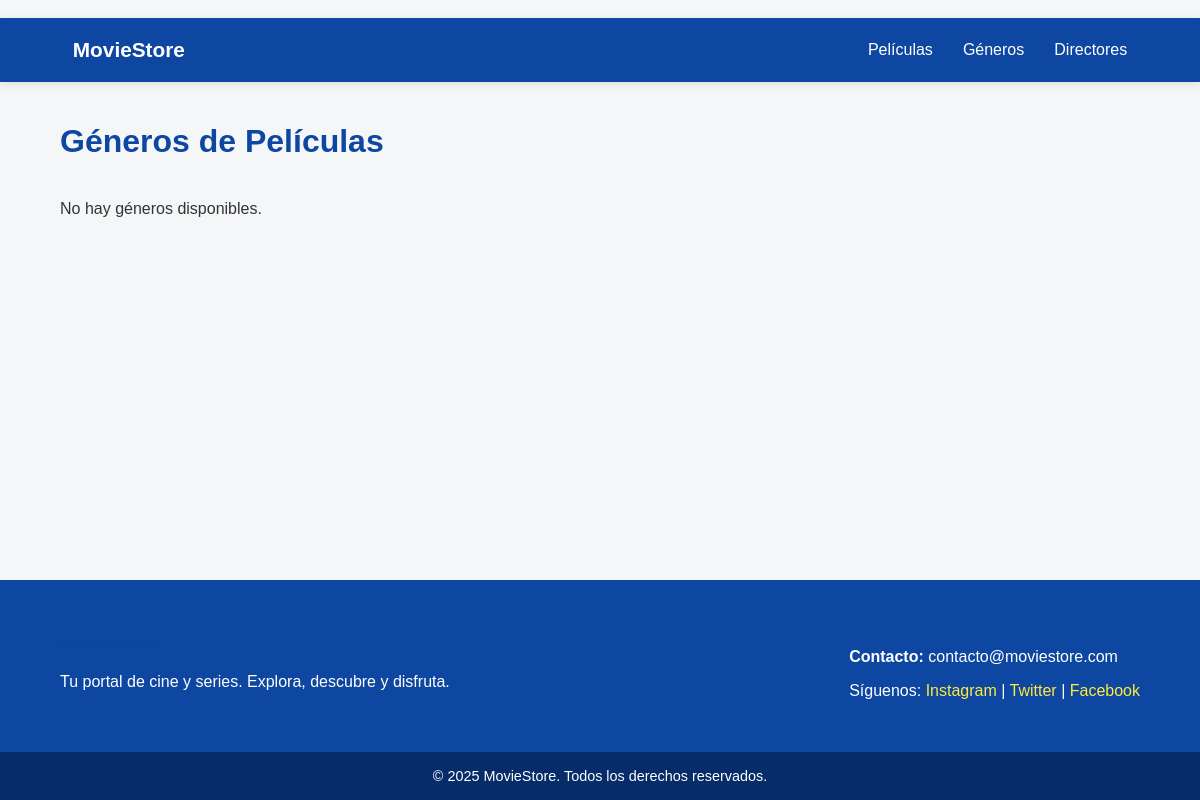
The page /genres/ on the database as committed earlier.
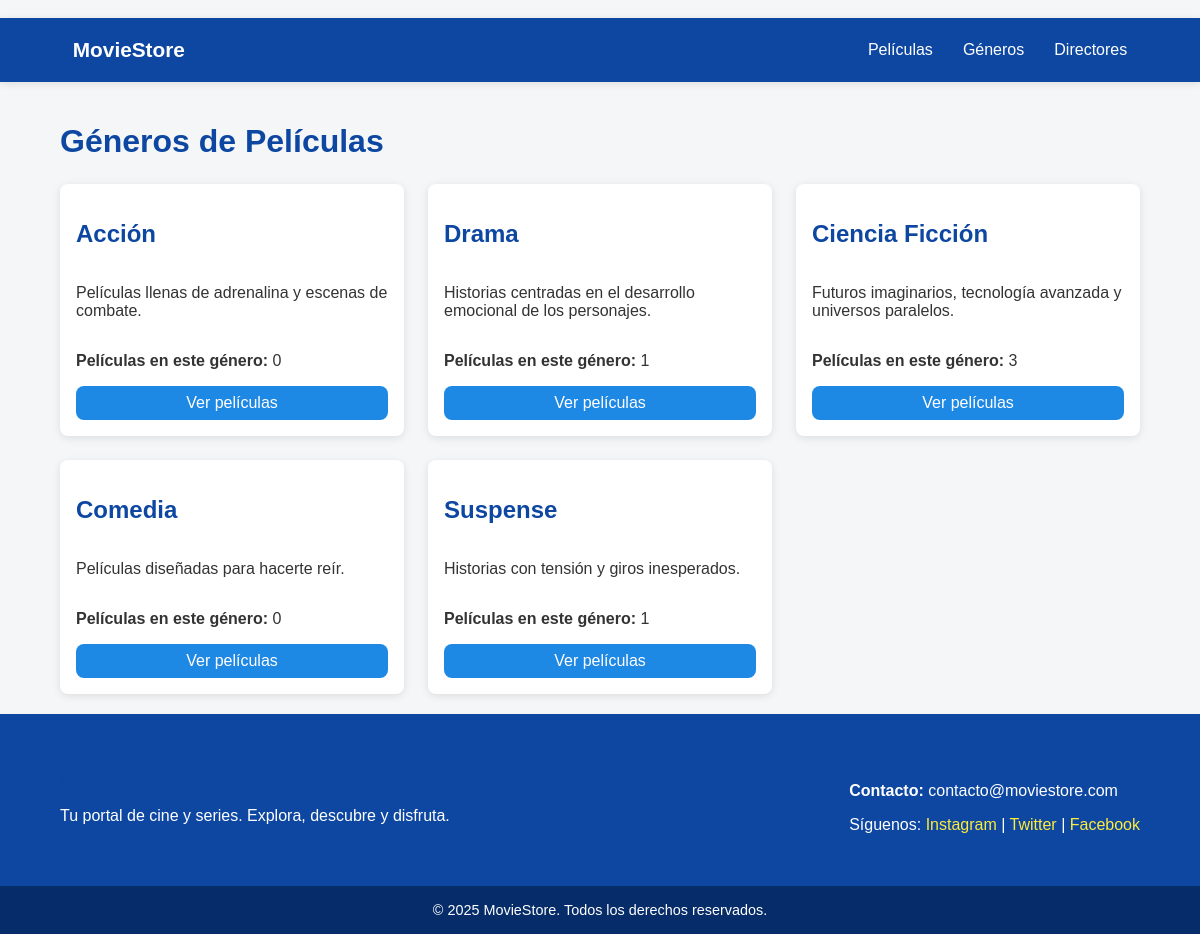
The same page on the database as committed later.
### movies/models.py (models this page shows, shortened)
class Genre(models.Model):
    name = models.CharField(max_length=50)
    description = models.TextField()

### movies/views.py (the view)
# urls.py: path('genres/', views.genre_list, name='genre_list'),
def genre_list(request):
    genres = Genre.objects.all()
    return render(request, 'movies/genre_list.html', {'genres': genres})

### movies/templates/movies/genre_list.html (shortened to what this page needs)
{% extends 'movies/base.html' %}
{% block content %}
    <h1>Géneros de Películas</h1>
    <div class="genre-grid movie-grid">
        {% for genre in genres %}
            <div class="card">
                <h2>{{ genre.name }}</h2>
                <p>{{ genre.description }}</p>
                <p><strong>Películas en este género:</strong> {{ genre.movies.count }}</p>
                <a href="{% url 'movies:genre_detail' genre.pk %}" class="button">Ver películas</a>
            </div>
        {% empty %}
            <p>No hay géneros disponibles.</p>
        {% endfor %}
    </div>
{% endblock %}

Rows that differ between the two databases and show on the page:
added Genre: name "Acción", description "Películas llenas de adrenalina y escenas de combate.", movies.count "0"
added Genre: name "Drama", description "Historias centradas en el desarrollo emocional de los personajes.", movies.count "1"
added Genre: name "Ciencia Ficción", description "Futuros imaginarios, tecnología avanzada y universos paralelos.", movies.count "3"
added Genre: name "Comedia", description "Películas diseñadas para hacerte reír.", movies.count "0"
added Genre: name "Suspense", description "Historias con tensión y giros inesperados.", movies.count "1"
Other text that changed with them:
text no longer shown: "No hay géneros disponibles."
